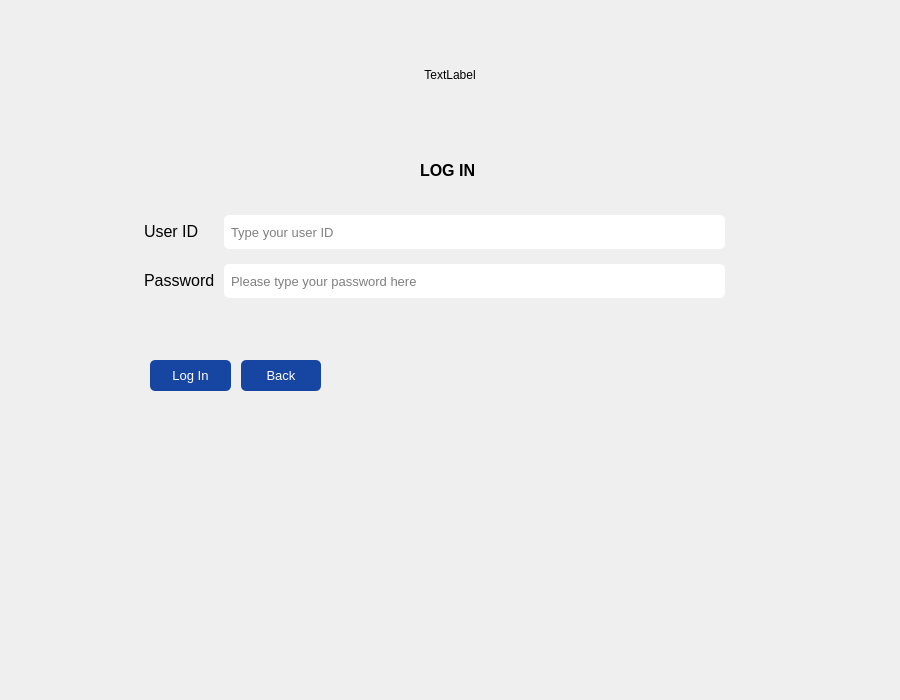
<?xml version="1.0" encoding="UTF-8"?>
<ui version="4.0">
 <class>login</class>
 <widget class="QWidget" name="login">
  <property name="geometry">
   <rect>
    <x>0</x>
    <y>0</y>
    <width>900</width>
    <height>700</height>
   </rect>
  </property>
  <property name="sizePolicy">
   <sizepolicy hsizetype="Fixed" vsizetype="Fixed">
    <horstretch>0</horstretch>
    <verstretch>0</verstretch>
   </sizepolicy>
  </property>
  <property name="minimumSize">
   <size>
    <width>900</width>
    <height>700</height>
   </size>
  </property>
  <property name="maximumSize">
   <size>
    <width>900</width>
    <height>700</height>
   </size>
  </property>
  <property name="palette">
   <palette>
    <active/>
    <inactive/>
    <disabled/>
   </palette>
  </property>
  <property name="windowTitle">
   <string>Form</string>
  </property>
  <property name="autoFillBackground">
   <bool>true</bool>
  </property>
  <property name="styleSheet">
   <string notr="true"/>
  </property>
  <widget class="QWidget" name="horizontalLayoutWidget">
   <property name="geometry">
    <rect>
     <x>10</x>
     <y>10</y>
     <width>881</width>
     <height>131</height>
    </rect>
   </property>
   <layout class="QHBoxLayout" name="horizontalLayout">
    <item>
     <widget class="QLabel" name="logoLabel">
      <property name="sizePolicy">
       <sizepolicy hsizetype="Fixed" vsizetype="Fixed">
        <horstretch>0</horstretch>
        <verstretch>0</verstretch>
       </sizepolicy>
      </property>
      <property name="minimumSize">
       <size>
        <width>150</width>
        <height>100</height>
       </size>
      </property>
      <property name="text">
       <string>TextLabel</string>
      </property>
      <property name="alignment">
       <set>Qt::AlignCenter</set>
      </property>
     </widget>
    </item>
   </layout>
  </widget>
  <widget class="QLabel" name="label">
   <property name="geometry">
    <rect>
     <x>420</x>
     <y>160</y>
     <width>71</width>
     <height>20</height>
    </rect>
   </property>
   <property name="font">
    <font>
     <pointsize>12</pointsize>
     <bold>true</bold>
    </font>
   </property>
   <property name="text">
    <string>LOG IN </string>
   </property>
  </widget>
  <widget class="QWidget" name="layoutWidget">
   <property name="geometry">
    <rect>
     <x>140</x>
     <y>350</y>
     <width>191</width>
     <height>51</height>
    </rect>
   </property>
   <layout class="QHBoxLayout" name="horizontalLayout_2">
    <property name="spacing">
     <number>10</number>
    </property>
    <property name="leftMargin">
     <number>10</number>
    </property>
    <property name="topMargin">
     <number>10</number>
    </property>
    <property name="rightMargin">
     <number>10</number>
    </property>
    <property name="bottomMargin">
     <number>10</number>
    </property>
    <item>
     <widget class="QPushButton" name="loginButton">
      <property name="sizePolicy">
       <sizepolicy hsizetype="Preferred" vsizetype="Preferred">
        <horstretch>0</horstretch>
        <verstretch>0</verstretch>
       </sizepolicy>
      </property>
      <property name="font">
       <font>
        <pointsize>10</pointsize>
       </font>
      </property>
      <property name="styleSheet">
       <string notr="true">QPushButton{
background-color : #1746A2 ;
border-radius : 5px ;
color : white ;
}

QPushButton:hover{
background-color : #5F9DF7;
}
</string>
      </property>
      <property name="text">
       <string>Log In</string>
      </property>
     </widget>
    </item>
    <item>
     <widget class="QPushButton" name="backButton">
      <property name="sizePolicy">
       <sizepolicy hsizetype="Preferred" vsizetype="Preferred">
        <horstretch>0</horstretch>
        <verstretch>0</verstretch>
       </sizepolicy>
      </property>
      <property name="font">
       <font>
        <pointsize>10</pointsize>
       </font>
      </property>
      <property name="styleSheet">
       <string notr="true">QPushButton{
background-color : #1746A2 ;
border-radius : 5px ;
color : white ;
}

QPushButton:hover{
background-color : #5F9DF7;
}
</string>
      </property>
      <property name="text">
       <string>Back</string>
      </property>
     </widget>
    </item>
   </layout>
  </widget>
  <widget class="QWidget" name="formLayoutWidget">
   <property name="geometry">
    <rect>
     <x>79</x>
     <y>200</y>
     <width>711</width>
     <height>113</height>
    </rect>
   </property>
   <layout class="QFormLayout" name="formLayout">
    <property name="horizontalSpacing">
     <number>9</number>
    </property>
    <property name="verticalSpacing">
     <number>15</number>
    </property>
    <property name="leftMargin">
     <number>65</number>
    </property>
    <property name="topMargin">
     <number>15</number>
    </property>
    <property name="rightMargin">
     <number>65</number>
    </property>
    <property name="bottomMargin">
     <number>15</number>
    </property>
    <item row="1" column="0">
     <widget class="QLabel" name="label_3">
      <property name="font">
       <font>
        <pointsize>12</pointsize>
        <bold>false</bold>
       </font>
      </property>
      <property name="text">
       <string>Password</string>
      </property>
     </widget>
    </item>
    <item row="1" column="1">
     <widget class="QLineEdit" name="passwordLineEdit">
      <property name="sizePolicy">
       <sizepolicy hsizetype="Preferred" vsizetype="Expanding">
        <horstretch>0</horstretch>
        <verstretch>0</verstretch>
       </sizepolicy>
      </property>
      <property name="font">
       <font>
        <pointsize>10</pointsize>
       </font>
      </property>
      <property name="styleSheet">
       <string notr="true">QLineEdit{
padding : 5px ;
border-radius : 5px ;
}</string>
      </property>
      <property name="echoMode">
       <enum>QLineEdit::Password</enum>
      </property>
      <property name="placeholderText">
       <string>Please type your password here</string>
      </property>
     </widget>
    </item>
    <item row="0" column="0">
     <widget class="QLabel" name="label_2">
      <property name="font">
       <font>
        <pointsize>12</pointsize>
       </font>
      </property>
      <property name="text">
       <string>User ID</string>
      </property>
     </widget>
    </item>
    <item row="0" column="1">
     <widget class="QLineEdit" name="nameLineEdit">
      <property name="sizePolicy">
       <sizepolicy hsizetype="Preferred" vsizetype="Expanding">
        <horstretch>0</horstretch>
        <verstretch>0</verstretch>
       </sizepolicy>
      </property>
      <property name="font">
       <font>
        <pointsize>10</pointsize>
       </font>
      </property>
      <property name="styleSheet">
       <string notr="true">QLineEdit{
padding : 5px ;
border-radius : 5px ;
}</string>
      </property>
      <property name="placeholderText">
       <string>Type your user ID</string>
      </property>
     </widget>
    </item>
   </layout>
  </widget>
 </widget>
 <resources/>
 <connections/>
</ui>
